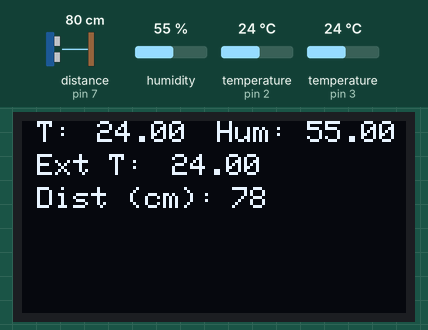
Simulated run of this sketch. Board: Arduino Uno, built with avr-gcc and run on an emulated ATmega328P. Parts: 128×64 one-colour display. Wiring (inferred from the names in the program): ultrasonic range finder: trigger pin 6; echo pin 7. The inputs (shaded band) are chosen by the test bench; at power-on: humidity 55 %, distance to the obstacle (sensor on pin 7) 80 cm, temperature (sensors on pin 3, pin 2) 24 °C. The echo pulse lasts 58.3 µs per cm.

Above: at 2.8 s.
2.9 s: humidity set to 22 %
At 7.3 s:
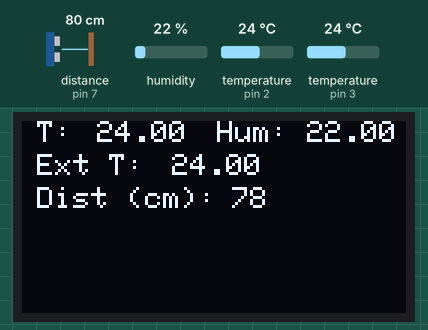
7.7 s: distance to the obstacle (sensor on pin 7) set to 250 cm
At 9.0 s:
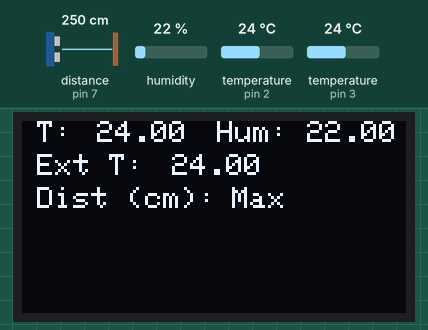
9.3 s: temperature (sensor on pin 3) set to 12 °C
At 10.2 s:
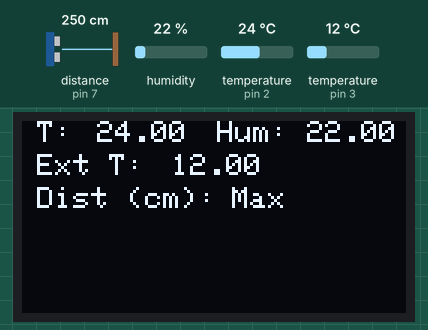
10.9 s: temperature (sensor on pin 2) set to 12 °C
At 12.3 s:
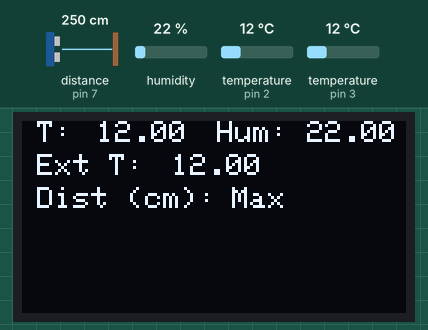
13.4 s: distance to the obstacle (sensor on pin 7) set to 2 cm
At 13.8 s:
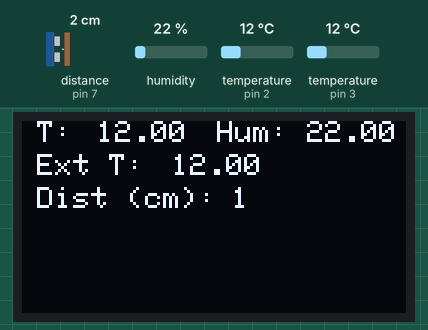
15.0 s: temperature (sensor on pin 2) set to 33 °C
At 17.8 s:
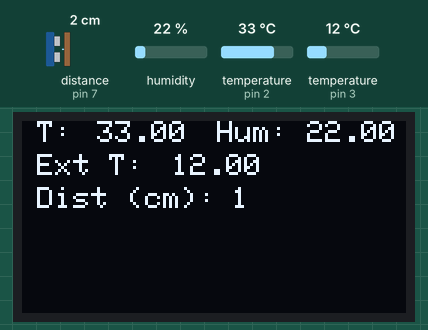
Timing chart, 0 to 19.3 s (numbered marks = the images above; inputs shaded):
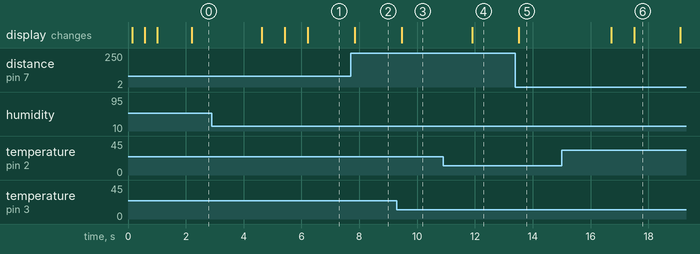

Measured:
- after the input at 2.9 s, the display: changes after 1.7 s (image 1)
- after the input at 7.7 s, the display: changes after 0.14 s (image 2)
- after the input at 9.3 s, the display: changes after 0.17 s (image 3)
- after the input at 10.9 s, the display: changes after 1.0 s (image 4)
- after the input at 13.4 s, the display: changes after 0.12 s (image 5)
- after the input at 15.0 s, the display: first changes after 1.7 s (image 6 shows a later state)

The sketch:

LCD_I2C_SSD1306_DHT22_DS1820_Ultrasonic.ino
```cpp
#include <SPI.h>
#include <Wire.h>
#include <Adafruit_GFX.h>
#include <Adafruit_SSD1306.h>
#include<DHT.h>
#include<OneWire.h>
#include<DallasTemperature.h>

#define ONEWIRE 3 //External temperature sensor PIN 3
#define OLED_RESET 4
Adafruit_SSD1306 display(OLED_RESET);

DHT dht(2, DHT22);
OneWire ourWire(ONEWIRE);

DallasTemperature sensor(&ourWire);

float hum;
float temp;
float temp1;

long duration;
int distance;
const int Max = 200;
const int trigPin = 6;
const int echoPin = 7;

void printWelcome(String message) {
  display.setTextSize(2);
  display.setTextColor(WHITE);
  display.setCursor(20, 0);
  display.println(message);
  display.display();
}

void printWelcome2(String message) {
  display.setTextSize(1);
  display.setTextColor(WHITE);
  display.setCursor(20, 20);
  display.println(message);
  display.display();

  for (int i = 88; i <= 96; i = i + 4) {
    display.setCursor(i, 20);
    display.print(".");
    display.display();
    delay(400);
  }
}

void getValuesDHT22() {
  display.setCursor(5, 0);
  display.println("T: ");

  display.setCursor(65, 0);
  display.println("Hum: ");

  hum = dht.readHumidity();
  temp = dht.readTemperature();

  display.setCursor(25, 0);
  display.println(temp);

  display.setCursor(95, 0);
  display.println(hum);

}

void getValueExternal() {
  sensor.requestTemperatures();
  temp1 = sensor.getTempCByIndex(0);
  display.setCursor(5,11);
  display.println("Ext T: ");
  display.setCursor(50,11);
  display.println(temp1);
}

void getValueUltrasonic(){
// Clears the trigPin
digitalWrite(trigPin, LOW);
delayMicroseconds(2);
// Sets the trigPin on HIGH state for 10 micro seconds
digitalWrite(trigPin, HIGH);
delayMicroseconds(10);
digitalWrite(trigPin, LOW);
// Reads the echoPin, returns the sound wave travel time in microseconds
duration = pulseIn(echoPin, HIGH);
// Calculating the distance
distance= duration*0.034/2;
// Prints the distance on LCD

display.setCursor(5,22);
display.print("Dist (cm):");

display.setCursor(70,22);
if(distance < Max){
display.println(distance);
}else{
display.println("Max");
}

}

void setup() {
  Serial.begin(9600);

  display.begin(SSD1306_SWITCHCAPVCC, 0x3C);
  dht.begin();
  sensor.begin();

  pinMode(trigPin, OUTPUT);
  pinMode(echoPin, INPUT);

  display.clearDisplay();
  display.display();

  printWelcome("Welcome");
  printWelcome2("Sensor test");
}

void loop() {
  display.clearDisplay();
  getValuesDHT22();
  getValueExternal();
  getValueUltrasonic();
  display.display();
}
```
